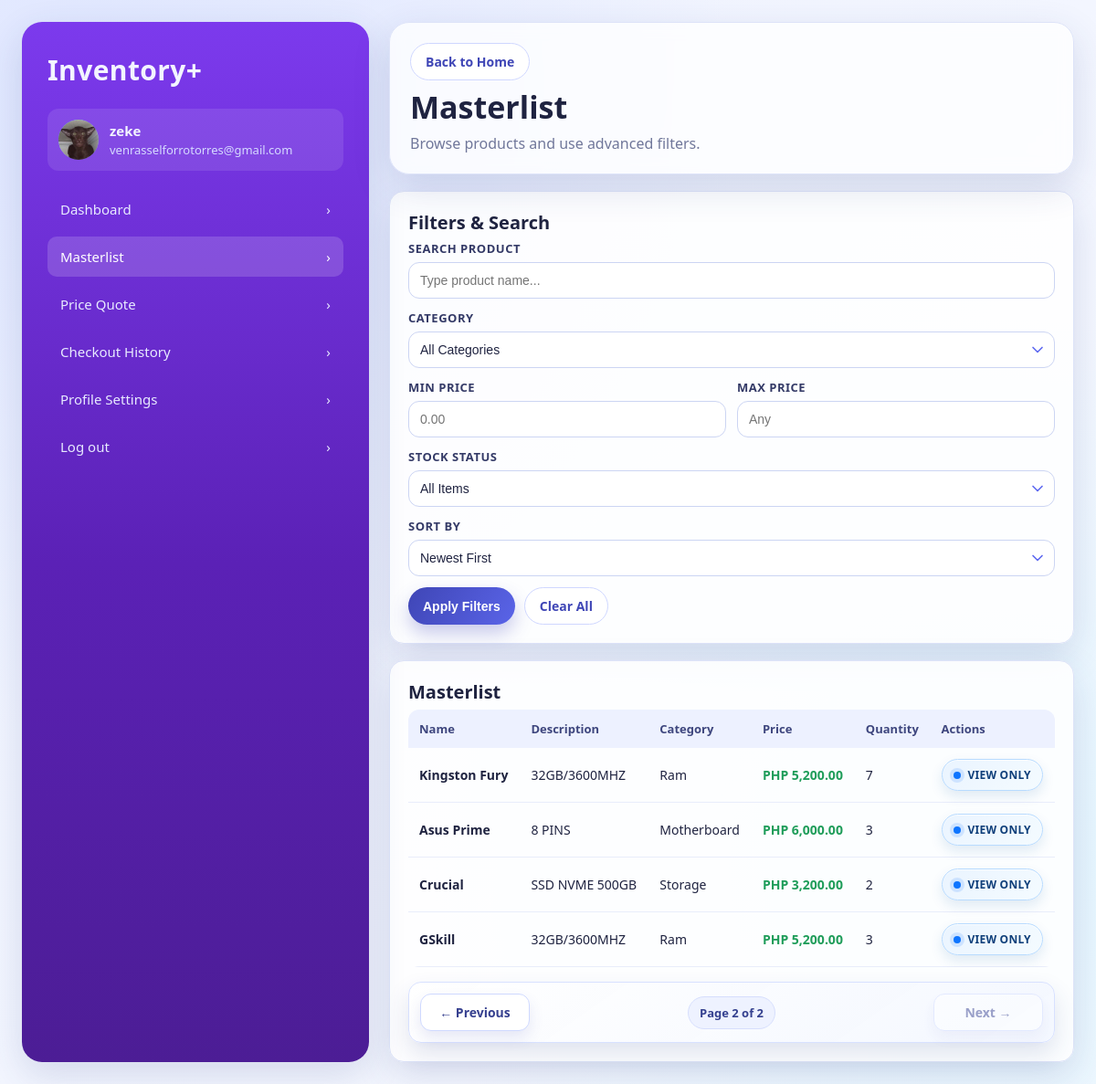
/category/?page=2 (signed in), run on an earlier commit of the app's database.
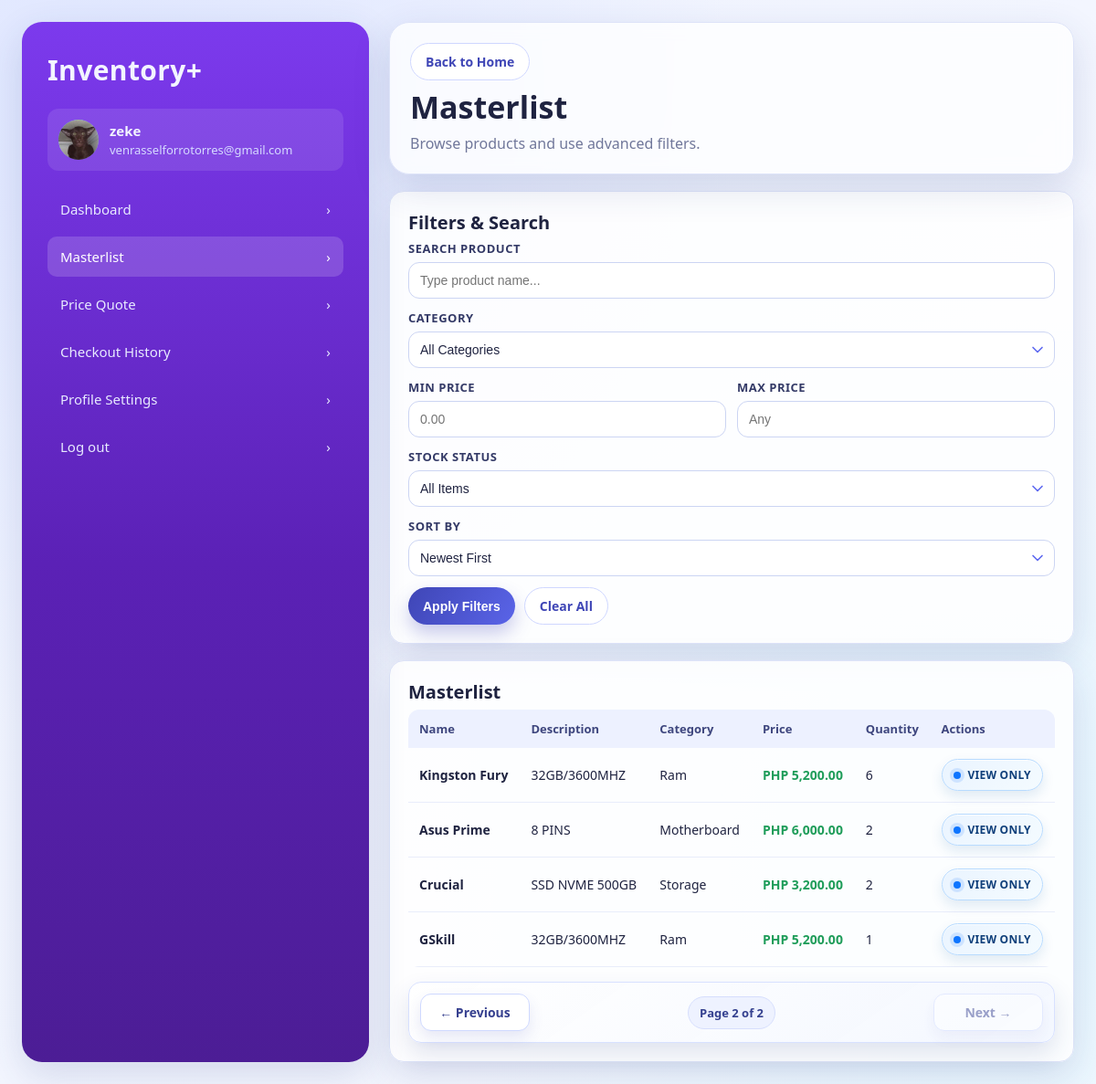
And on a later commit of the database.
### Base/models.py (models this page shows, shortened)
class Product(models.Model):
    name = models.CharField(max_length=200)
    description = models.TextField(blank=True, null=True)
    price = models.DecimalField(
        max_digits=10,
        decimal_places=2,
        validators=[MinValueValidator(Decimal('0.01'))],
    )
    quantity = models.IntegerField(
        default=0,
        validators=[MinValueValidator(0)],
    )
    category = models.CharField(max_length=50, choices=CATEGORY_CHOICES, default='ram')
    is_archived = models.BooleanField(default=False)
    created_at = models.DateTimeField(auto_now_add=True)
    updated_at = models.DateTimeField(auto_now=True)

### Base/views.py (the view)
# urls.py: path('category/', views.category, name='category'),
@login_required
def category(request):
    products = Product.objects.filter(is_archived=False)
    search_query = request.GET.get('search', '')
    category_filter = request.GET.get('category', '')
    min_price = request.GET.get('min_price', '')
    max_price = request.GET.get('max_price', '')
    stock_status = request.GET.get('stock_status', '')
    sort_by = request.GET.get('sort', '-created_at')
    if search_query:
        products = products.filter(name__icontains=search_query)
    if category_filter:
        products = products.filter(category=category_filter)
    if min_price:
        try:
            products = products.filter(price__gte=Decimal(min_price))
        except (InvalidOperation, ValueError):
            pass
    if max_price:
        try:
            products = products.filter(price__lte=Decimal(max_price))
        except (InvalidOperation, ValueError):
            pass
    if stock_status == 'in_stock':
        products = products.filter(quantity__gt=0)
    elif stock_status == 'low_stock':
        products = products.filter(quantity__gt=0, quantity__lte=5)
    elif stock_status == 'out_of_stock':
        products = products.filter(quantity__lte=0)
    products = products.order_by(sort_by)
    paginator = Paginator(products, 10)
    products_page = paginator.get_page(request.GET.get('page'))
    querystring = _querystring_without_page(request)
    return render(request, 'design/masterlist.html', {
        'products': products_page,
        'search_query': search_query,
        'category_filter': category_filter,
        'min_price': min_price,
        'max_price': max_price,
        'stock_status': stock_status,
        'sort_by': sort_by,
        'querystring': querystring,
    })

### Base/views.py (called while the page is built)
def _querystring_without_page(request):
    params = request.GET.copy()
    params.pop('page', None)
    return params.urlencode()

### Base/templates/design/masterlist.html (shortened to what the changed rows need)
{% load static humanize %}
<!DOCTYPE html>
<html lang="en">
<head>
    <link rel="stylesheet" href="{% static 'css/ui.css' %}">
</head>
<body>
<div class="page">
    <div class="app-shell">
        <main class="main-panel">
        <section class="topbar topbar-compact">
            <h1>Masterlist</h1>
        </section>
        <section class="card">
            <h2 class="card-title">Filters & Search</h2>
        </section>
        <section class="card">
            <h2 class="card-title">Masterlist</h2>
            <div class="table-wrap">
                <table>
                    <thead>
                        <tr>
                            <th>Name</th>
                            <th>Description</th>
                            <th>Category</th>
                            <th>Price</th>
                            <th>Quantity</th>
                            <th>Actions</th>
                        </tr>
                    </thead>
                    <tbody>
                        {% for product in products %}
                        <tr>
                            <td><strong>{{ product.name }}</strong></td>
                            <td>{{ product.description|default:"-" }}</td>
                            <td>{{ product.category|title }}</td>
                            <td><span class="text-success">PHP {{ product.price|floatformat:2|intcomma }}</span></td>
                            <td>{{ product.quantity }}</td>
                            <td>
                                <div class="actions">
                                    {% if user.profile.role == 'admin' %}
                                    <a href="{% url 'edit-product' product.id %}{% if querystring %}?{{ querystring }}{% endif %}" class="btn btn-ghost">Edit</a>
                                    <form method="POST" action="{% url 'archive-product' product.id %}{% if querystring %}?{{ querystring }}{% endif %}" style="display:inline;">
                                        {% csrf_token %}
                                        <button type="submit" class="btn btn-danger" onclick="return confirm('Archive {{ product.name }}?')">Archive</button>
                                    </form>
                                    {% else %}
                                    <span class="view-only-pill">View only</span>
                                    {% endif %}
                                </div>
                            </td>
                        </tr>
                        {% empty %}
                        <tr>
                            <td colspan="6" class="muted">No products found{% if category_filter %} in {{ category_filter|title }}{% endif %}.</td>
                        </tr>
                        {% endfor %}
                    </tbody>
                </table>
            </div>
        </section>
        </main>
    </div>
</div>
</body>
</html>

What changed in the data, as far as the page shows it:
changed Product "Kingston Fury": quantity "7" → "6"
changed Product "Asus Prime": quantity "3" → "2"
changed Product "GSkill": quantity "3" → "1"
